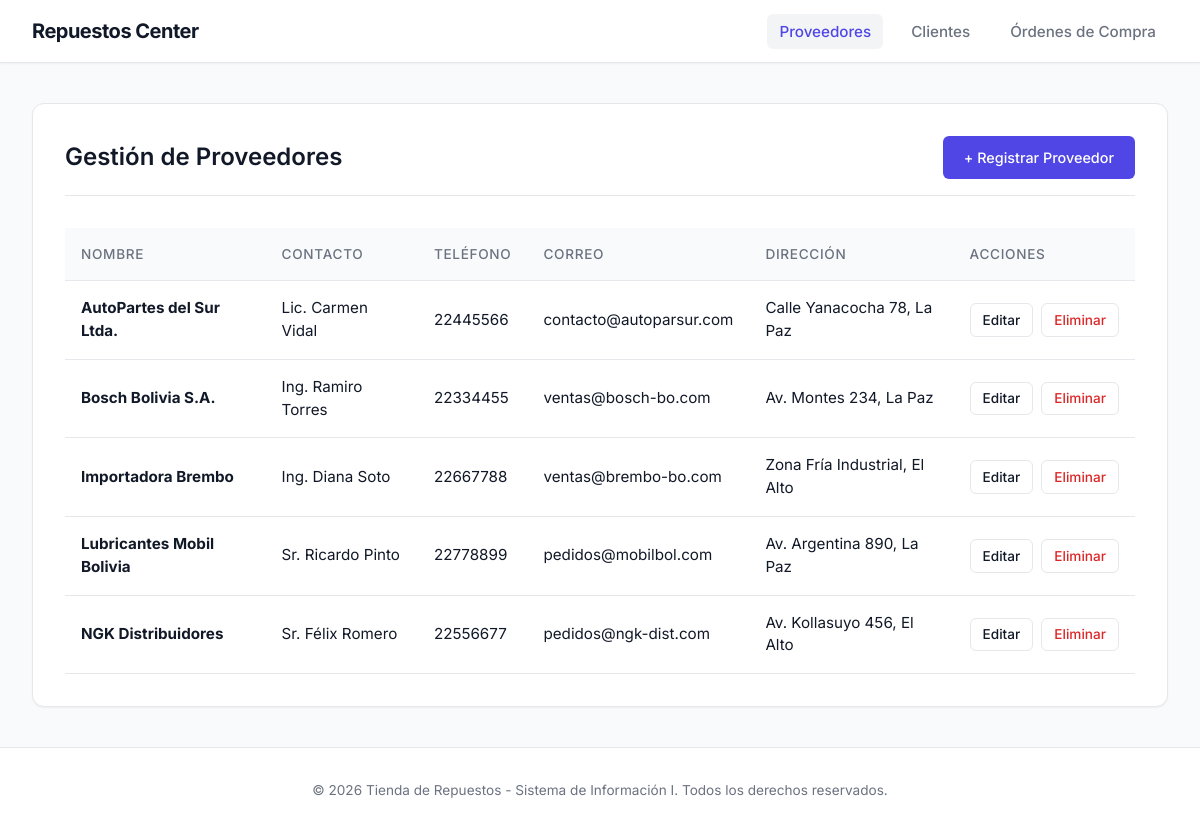
The page / on the database its author committed.
### tables this page shows
CREATE TABLE proveedor (
    id_proveedor  INT AUTO_INCREMENT PRIMARY KEY,
    nombre        VARCHAR(150) NOT NULL,
    contacto      VARCHAR(100),
    telefono      VARCHAR(20),
    correo        VARCHAR(100),
    direccion     VARCHAR(200),
    estado        ENUM('activo', 'inactivo') NOT NULL DEFAULT 'activo'
);

### controllers/ProveedorController.php (called while the page is built, shortened)
<?php
class ProveedorController
{
    private $proveedorModel;
    public function __construct()
    {
        $this->proveedorModel = new Proveedor();
    }
    public function index()
    {
        $proveedores = $this->proveedorModel->getAll();
        require_once __DIR__ . '/../views/layout/header.php';
        require_once __DIR__ . '/../views/proveedores/index.php';
        require_once __DIR__ . '/../views/layout/footer.php';
    }
}

### public/index.php (called while the page is built, shortened)
<?php
spl_autoload_register(function ($class) {
    $paths = [
        __DIR__ . '/../core/',
        __DIR__ . '/../models/',
        __DIR__ . '/../controllers/'
    ];
    foreach ($paths as $path) {
        $file = $path . $class . '.php';
        if (file_exists($file)) {
            return;
        }
    }
});
$router = new Router();
$router->get('clientes', 'ClienteController@index');
$router->get('clientes/crear', 'ClienteController@crear');
$router->post('clientes/guardar', 'ClienteController@guardar');
$router->get('clientes/editar/{id}', 'ClienteController@editar');
$router->post('clientes/actualizar/{id}', 'ClienteController@actualizar');
$router->get('clientes/eliminar/{id}', 'ClienteController@eliminar');
$router->get('proveedores', 'ProveedorController@index');
$router->get('proveedores/crear', 'ProveedorController@crear');
$router->post('proveedores/guardar', 'ProveedorController@guardar');
$router->get('proveedores/editar/{id}', 'ProveedorController@editar');
$router->post('proveedores/actualizar/{id}', 'ProveedorController@actualizar');
$router->get('proveedores/eliminar/{id}', 'ProveedorController@eliminar');
$router->get('ordenes', 'OrdenCompraController@index');
$router->get('ordenes/crear', 'OrdenCompraController@crear');
$router->post('ordenes/guardar', 'OrdenCompraController@guardar');
$router->get('ordenes/ver/{id}', 'OrdenCompraController@ver');
$router->post('ordenes/estado/{id}', 'OrdenCompraController@actualizarEstado');
$router->get('', 'ProveedorController@index');
$url = isset($_GET['url']) ? $_GET['url'] : '';
$method = $_SERVER['REQUEST_METHOD'];
$router->dispatch($url, $method);

### config/database.php (called while the page is built)
<?php
return [
    'host' => 'localhost',
    'db'   => 'tienda_repuestos',
    'user' => 'root',
    'pass' => '',
    'charset' => 'utf8mb4',
    'options' => [
        PDO::ATTR_ERRMODE            => PDO::ERRMODE_EXCEPTION,
        PDO::ATTR_DEFAULT_FETCH_MODE => PDO::FETCH_ASSOC,
        PDO::ATTR_EMULATE_PREPARES   => false,
    ],
];

### core/Database.php (called while the page is built)
<?php
class Database {
    private static $instance = null;
    private $pdo;
    private function __construct() {
        $config = require __DIR__ . '/../config/database.php';
        $dsn = "mysql:host={$config['host']};dbname={$config['db']};charset={$config['charset']}";
        try {
            $this->pdo = new PDO($dsn, $config['user'], $config['pass'], $config['options']);
        } catch (PDOException $e) {
            die("Error de conexión a la base de datos: " . $e->getMessage());
        }
    }
    public static function getInstance() {
        if (self::$instance === null) {
            self::$instance = new self();
        }
        return self::$instance;
    }
    public function getConnection() {
        return $this->pdo;
    }
}

### models/Proveedor.php (called while the page is built, shortened)
<?php
class Proveedor {
    private $db;
    public function __construct() {
        $this->db = Database::getInstance()->getConnection();
    }
    public function getAll() {
        $stmt = $this->db->prepare("SELECT * FROM proveedor WHERE estado = 'activo' ORDER BY nombre ASC");
        $stmt->execute();
        return $stmt->fetchAll();
    }
}

### views/proveedores/index.php (the view, shortened to what this page needs)
<div class="panel">
    <div class="panel-header">
        <h2>Gestión de Proveedores</h2>
        <a href="<?= BASE_URL ?>proveedores/crear" class="btn btn-primary">+ Registrar Proveedor</a>
    </div>
    <div class="table-container">
        <table>
            <thead>
                <tr>
                    <th>Nombre</th>
                    <th>Contacto</th>
                    <th>Teléfono</th>
                    <th>Correo</th>
                    <th>Dirección</th>
                    <th>Acciones</th>
                </tr>
            </thead>
            <tbody>
                <?php if (empty($proveedores)): ?>
                    <tr>
                        <td colspan="6" style="text-align: center; color: var(--text-secondary);">No hay proveedores registrados en el sistema.</td>
                    </tr>
                <?php else: ?>
                    <?php foreach ($proveedores as $proveedor): ?>
                        <tr>
                            <td><strong><?= htmlspecialchars($proveedor['nombre']) ?></strong></td>
                            <td><?= htmlspecialchars($proveedor['contacto'] ?? 'N/A') ?></td>
                            <td><?= htmlspecialchars($proveedor['telefono'] ?? 'N/A') ?></td>
                            <td><?= htmlspecialchars($proveedor['correo'] ?? 'N/A') ?></td>
                            <td><?= htmlspecialchars($proveedor['direccion'] ?? 'N/A') ?></td>
                            <td>
                                <div class="actions">
                                    <a href="<?= BASE_URL ?>proveedores/editar/<?= $proveedor['id_proveedor'] ?>" class="btn btn-secondary btn-sm">Editar</a>
                                    <a href="<?= BASE_URL ?>proveedores/eliminar/<?= $proveedor['id_proveedor'] ?>" class="btn btn-danger btn-sm" onclick="return confirm('¿Estás seguro de eliminar este proveedor?')">Eliminar</a>
                                </div>
                            </td>
                        </tr>
                    <?php endforeach; ?>
                <?php endif; ?>
            </tbody>
        </table>
    </div>
</div>

### public/css/style.css (style rules this page uses)
.panel { background-color: var(--bg-panel); border: 1px solid var(--border-color); border-radius: 12px; padding: 2rem; box-shadow: var(--shadow-sm); }
.panel-header { display: flex; justify-content: space-between; align-items: center; margin-bottom: 2rem; padding-bottom: 1rem; border-bottom: 1px solid var(--border-color); }
.panel-header h2 { font-size: 1.5rem; margin: 0; }
.btn { display: inline-flex; align-items: center; justify-content: center; padding: 0.6rem 1.25rem; border-radius: 6px; font-weight: 500; font-size: 0.9rem; cursor: pointer; border: 1px solid transparent; transition: var(--transition); }
.btn-primary { background-color: var(--accent-primary); color: #ffffff; }
.btn-secondary { background-color: #ffffff; color: var(--text-primary); border-color: var(--border-color); }
.btn-danger { background-color: #ffffff; color: var(--accent-danger-text); border-color: var(--border-color); }
.btn-sm { padding: 0.35rem 0.75rem; font-size: 0.85rem; }
.actions { display: flex; gap: 0.5rem; }
.table-container { overflow-x: auto; margin-top: 1rem; }
table { width: 100%; border-collapse: collapse; text-align: left; font-size: 0.95rem; }
th { padding: 1rem; color: var(--text-secondary); font-weight: 500; font-size: 0.85rem; text-transform: uppercase; letter-spacing: 0.05em; border-bottom: 1px solid var(--border-color); background-color: #f9fafb; }
td { padding: 1rem; border-bottom: 1px solid var(--border-color); color: var(--text-primary); vertical-align: middle; }

### public/css/base.css (style rules this page uses)
:root { --bg-body: #f9fafb; --bg-panel: #ffffff; --border-color: #e5e7eb; --text-primary: #111827; --text-secondary: #6b7280; --accent-primary: #4f46e5; --accent-primary-hover: #4338ca; --accent-success-bg: #ecfdf5; --accent-success-text: #059669; --accent-warning-bg: #fffbeb; --accent-warning-text: #d97706; --accent-danger-bg: #fef2f2; --accent-danger-text: #dc2626; --shadow-sm: 0 1px 2px 0 rgba(0, 0, 0, 0.05); --shadow-md: 0 4px 6px -1px rgba(0, 0, 0, 0.05), 0 2px 4px -1px rgba(0, 0, 0, 0.03); --transition: all 0.2s ease-in-out; }
* { margin: 0; padding: 0; box-sizing: border-box; }
body { font-family: 'Inter', system-ui, -apple-system, sans-serif; background-color: var(--bg-body); color: var(--text-primary); line-height: 1.5; -webkit-font-smoothing: antialiased; min-height: 100vh; display: flex; flex-direction: column; }
h1, h2, h3, h4, h5, h6 { font-weight: 600; color: var(--text-primary); line-height: 1.2; }
a { color: var(--accent-primary); text-decoration: none; transition: var(--transition); }

### rows shown on the page
proveedor: nombre "AutoPartes del Sur Ltda.", contacto "Lic. Carmen Vidal", telefono "22445566", correo "contacto@autoparsur.com", direccion "Calle Yanacocha 78, La Paz"
proveedor: nombre "Bosch Bolivia S.A.", contacto "Ing. Ramiro Torres", telefono "22334455", correo "ventas@bosch-bo.com", direccion "Av. Montes 234, La Paz"
proveedor: nombre "Importadora Brembo", contacto "Ing. Diana Soto", telefono "22667788", correo "ventas@brembo-bo.com", direccion "Zona Fría Industrial, El Alto"
proveedor: nombre "Lubricantes Mobil Bolivia", contacto "Sr. Ricardo Pinto", telefono "22778899", correo "pedidos@mobilbol.com", direccion "Av. Argentina 890, La Paz"
proveedor: nombre "NGK Distribuidores", contacto "Sr. Félix Romero", telefono "22556677", correo "pedidos@ngk-dist.com", direccion "Av. Kollasuyo 456, El Alto"
